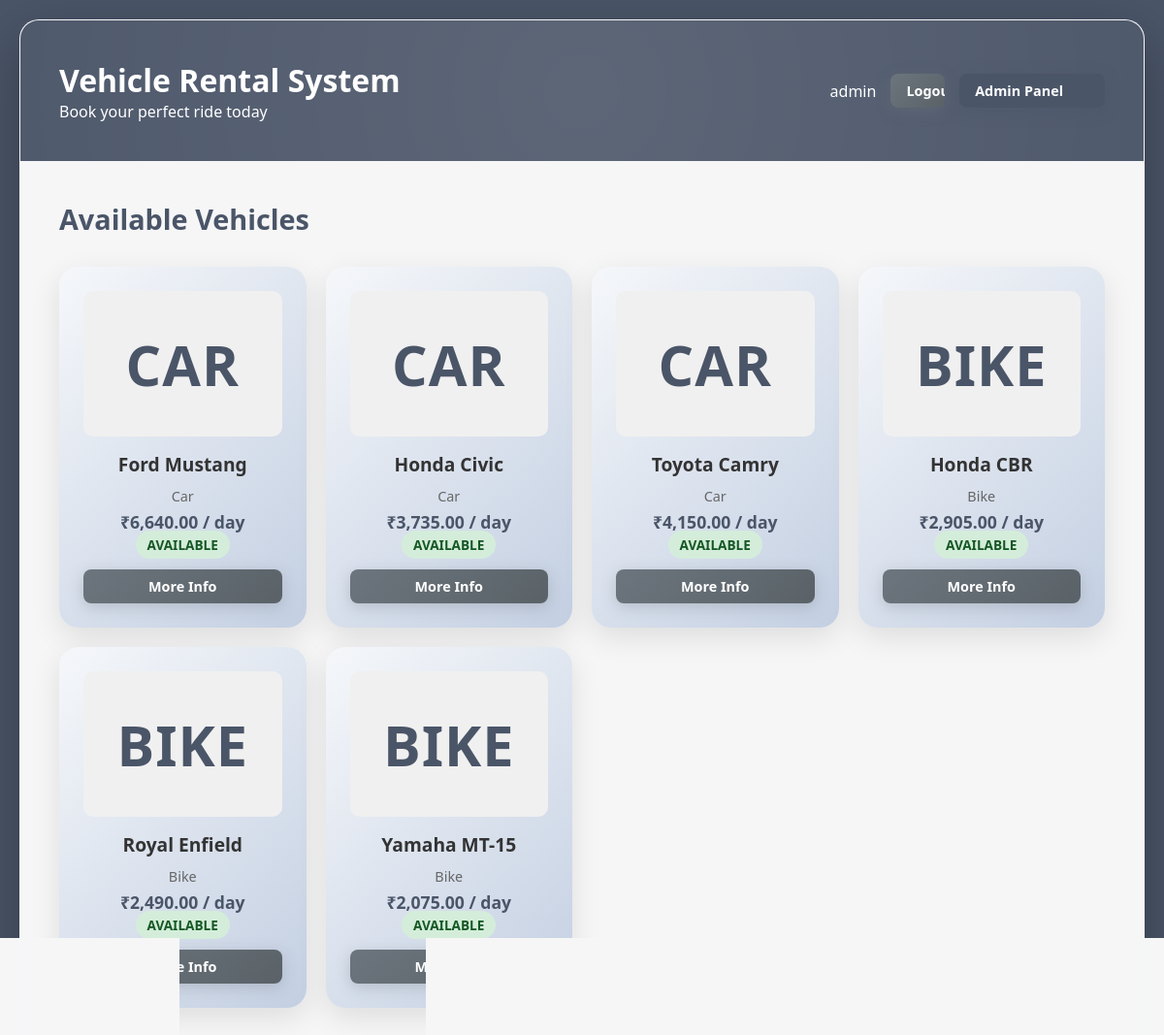
The page / (signed in) on the database its author committed.
### tables this page shows
CREATE TABLE IF NOT EXISTS vehicles (
    id INT AUTO_INCREMENT PRIMARY KEY,
    name VARCHAR(100) NOT NULL,
    type ENUM('car', 'bike') NOT NULL,
    daily_rate DECIMAL(10, 2) NOT NULL,
    status ENUM('available', 'rented') DEFAULT 'available',
    created_at TIMESTAMP DEFAULT CURRENT_TIMESTAMP
);

### config.php (called while the page is built, shortened)
<?php
function isLoggedIn() {
    return isset($_SESSION['user_id']);
}
function isAdmin() {
    return isset($_SESSION['role']) && $_SESSION['role'] === 'admin';
}
?>

### index.php (the view, shortened to what this page needs)
<?php
require_once 'config.php';
$vehicles_query = "SELECT * FROM vehicles WHERE status = 'available' ORDER BY type, name";
$vehicles_result = $conn->query($vehicles_query);
?>
<!DOCTYPE html>
<html lang="en">
<head>
    <link rel="stylesheet" href="style.css">
</head>
<body>
    <div class="container">
        <header>
            <div class="header-content">
                <div class="header-left">
                    <h1>Vehicle Rental System</h1>
                    <p>Book your perfect ride today</p>
                </div>
                <div class="header-right">
                    <?php if (isLoggedIn()): ?>
                        <div class="user-info">
                            <span><?php echo htmlspecialchars(!empty($_SESSION['name']) ? $_SESSION['name'] : $_SESSION['username']); ?></span>
                            <a href="logout.php" class="btn btn-small btn-secondary">Logout</a>
                            <?php if (isAdmin()): ?>
                                <a href="admin.php" class="btn btn-small btn-primary">Admin Panel</a>
                            <?php endif; ?>
                        </div>
                    <?php endif; ?>
                </div>
            </div>
        </header>
        <div class="booking-section">
            <h2>Available Vehicles</h2>
            <?php if ($vehicles_result->num_rows > 0): ?>
                <div class="vehicles-grid">
                    <?php while ($vehicle = $vehicles_result->fetch_assoc()): ?>
                        <div class="vehicle-card">
                            <div class="vehicle-image">
                                <?php if (!empty($vehicle['image_url'])): ?>
                                    <img src="<?php echo htmlspecialchars($vehicle['image_url']); ?>" alt="<?php echo htmlspecialchars($vehicle['name']); ?>">
                                <?php else: ?>
                                    <div class="vehicle-icon">
                                        <span class="vehicle-type-icon"><?php echo ucfirst($vehicle['type']); ?></span>
                                    </div>
                                <?php endif; ?>
                            </div>
                            <h3><?php echo htmlspecialchars($vehicle['name']); ?></h3>
                            <p class="vehicle-type"><?php echo ucfirst($vehicle['type']); ?></p>
                            <p class="vehicle-price">₹<?php echo number_format($vehicle['daily_rate'], 2); ?> / day</p>
                            <div class="vehicle-status">
                                <span class="status-badge <?php echo $vehicle['status']; ?>">
                                    <?php echo ucfirst($vehicle['status']); ?>
                                </span>
                            </div>
                            <div class="vehicle-actions">
                                <a href="details.php?id=<?php echo $vehicle['id']; ?>" class="btn btn-secondary btn-small">More Info</a>
                            </div>
                        </div>
                    <?php endwhile; ?>
                </div>
            <?php else: ?>
                <div class="no-vehicles">
                    <p>No vehicles available at the moment. Please check back later.</p>
                </div>
            <?php endif; ?>
        </div>
    </div>
</body>
</html>

### style.css (style rules this page uses)
* { margin: 0; padding: 0; box-sizing: border-box; }
body { font-family: 'Segoe UI', Tahoma, Geneva, Verdana, sans-serif; background: #4a5568; min-height: 100vh; padding: 20px; color: #333; }
.container { max-width: 1200px; margin: 0 auto; background: rgba(255, 255, 255, 0.95); backdrop-filter: blur(10px); border-radius: 20px; box-shadow: 0 20px 60px rgba(0, 0, 0, 0.3); overflow: hidden; border: 1px solid rgba(255, 255, 255, 0.2); }
header { background: #4a5568; color: white; padding: 40px; position: relative; overflow: hidden; }
header::before { content: ''; position: absolute; top: -50%; left: -50%; width: 200%; height: 200%; background: radial-gradient(circle, rgba(255,255,255,0.1) 0%, transparent 70%); animation: pulse 15s ease-in-out infinite; }
.header-content { display: flex; justify-content: space-between; align-items: center; gap: 20px; }
.header-left { flex: 1; }
.header-right { display: flex; align-items: center; gap: 15px; }
.user-info { display: flex; align-items: center; gap: 15px; }
.user-info span { font-size: 1em; font-weight: 500; }
.booking-section { padding: 40px; }
.booking-section h2 { color: #4a5568; margin-bottom: 30px; font-size: 1.8em; }
.vehicles-grid { display: grid; grid-template-columns: repeat(auto-fill, minmax(200px, 1fr)); gap: 20px; margin-bottom: 40px; }
.vehicle-card { background: linear-gradient(135deg, #f5f7fa 0%, #c3cfe2 100%); padding: 25px; border-radius: 20px; text-align: center; transition: all 0.4s cubic-bezier(0.175, 0.885, 0.32, 1.275); cursor: pointer; position: relative; overflow: hidden; box-shadow: 0 10px 30px rgba(0, 0, 0, 0.1); }
.vehicle-card::before { content: ''; position: absolute; top: 0; left: -100%; width: 100%; height: 100%; background: linear-gradient(90deg, transparent, rgba(255,255,255,0.4), transparent); transition: left 0.5s; }
.vehicle-icon { font-size: 3em; margin-bottom: 15px; }
.vehicle-type-icon { font-size: 1.2em; font-weight: 600; color: #4a5568; text-transform: uppercase; letter-spacing: 1px; }
.vehicle-image { width: 100%; height: 150px; overflow: hidden; border-radius: 10px; margin-bottom: 15px; background: #f0f0f0; display: flex; align-items: center; justify-content: center; }
.vehicle-image .vehicle-icon { margin-bottom: 0; }
.vehicle-card h3 { color: #333; margin-bottom: 10px; font-size: 1.2em; }
.vehicle-type { color: #666; font-size: 0.9em; margin-bottom: 5px; }
.vehicle-price { color: #4a5568; font-weight: bold; font-size: 1.1em; }
.vehicle-actions { display: flex; gap: 10px; justify-content: center; margin-top: 15px; }
.vehicle-actions .btn { width: auto; flex: 1; }
.btn { padding: 12px 30px; border: none; border-radius: 8px; font-size: 1em; font-weight: 600; cursor: pointer; transition: all 0.3s ease; text-decoration: none; display: inline-block; position: relative; overflow: hidden; }
.btn::before { content: ''; position: absolute; top: 0; left: -100%; width: 100%; height: 100%; background: linear-gradient(90deg, transparent, rgba(255,255,255,0.3), transparent); transition: 0.5s; }
.btn-primary { background: #4a5568; color: white; width: 100%; box-shadow: 0 4px 15px rgba(74, 85, 104, 0.4); }
.btn-secondary { background: linear-gradient(135deg, #6c757d 0%, #5a6268 100%); color: white; box-shadow: 0 4px 15px rgba(108, 117, 125, 0.3); }
.btn-small { padding: 8px 16px; font-size: 0.9em; }
.status-badge { padding: 5px 12px; border-radius: 20px; font-size: 0.85em; font-weight: 600; text-transform: uppercase; }
.status-badge.available { background: #d4edda; color: #155724; }

### rows shown on the page
vehicles: type "CAR", name "Ford Mustang", type "Car", daily_rate "6,640.00", status "AVAILABLE"
vehicles: type "CAR", name "Honda Civic", type "Car", daily_rate "3,735.00", status "AVAILABLE"
vehicles: type "CAR", name "Toyota Camry", type "Car", daily_rate "4,150.00", status "AVAILABLE"
vehicles: type "BIKE", name "Honda CBR", type "Bike", daily_rate "2,905.00", status "AVAILABLE"
vehicles: type "BIKE", name "Royal Enfield", type "Bike", daily_rate "2,490.00", status "AVAILABLE"
vehicles: type "BIKE", name "Yamaha MT-15", type "Bike", daily_rate "2,075.00", status "AVAILABLE"
